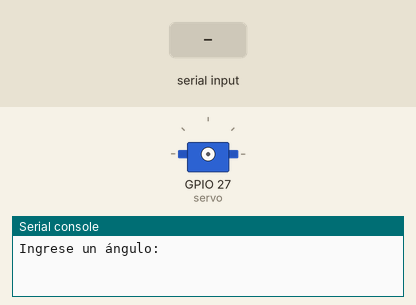
This program was run on a simulated ESP32 board running MicroPython. Parts: servo, the last lines printed to the serial console. Inputs (shaded band) come from the test bench. Servo angles are drawn from the pulse width (0.5 ms = 0°, 2.5 ms = 180°).

Above: at 1.2 s.
1.3 s: "5" typed at the serial console, then Enter
2.8 s: "90" typed at the serial console, then Enter
At 3.5 s:
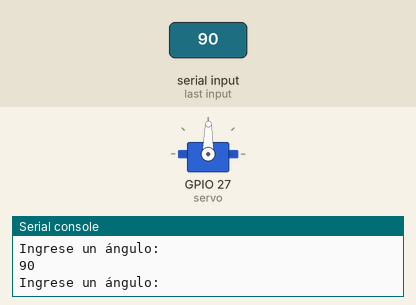
4.3 s: "1" typed at the serial console, then Enter
At 4.6 s:
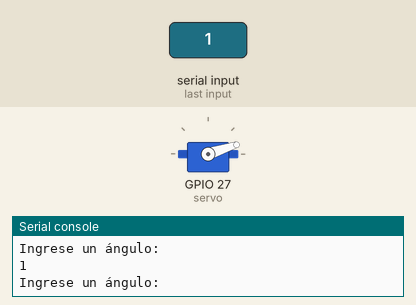
Timing chart, 0 to 7.3 s (numbered marks = the images above; inputs shaded):
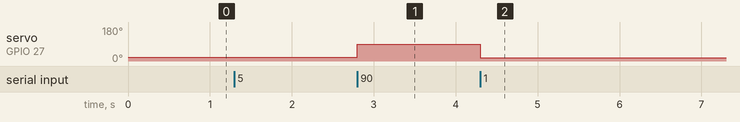

The program:

servo_funcion.py
```python
from machine import Pin, PWM
import utime

def main():

    servo = PWM(Pin(27), freq = 50)


    while True:
        angulo = float(input('Ingrese un ángulo: '))
        if angulo >= 0 and angulo <= 180:
            ciclo = ((12.346*angulo**2 + 7777.8*angulo + 700000))
            ciclo /= 1000000
            ciclo = int(ciclo*1023/20)
            servo.duty(ciclo)
        else:
            print('Digite un ángulo entre 0 y 180')

if __name__ == '__main__':
    main()
```

Measured:
- after the input at 2.8 s, servo on GPIO 27 (servo): 20° → 89° at once
- after the input at 4.3 s, servo on GPIO 27 (servo): 89° → 18° at once
